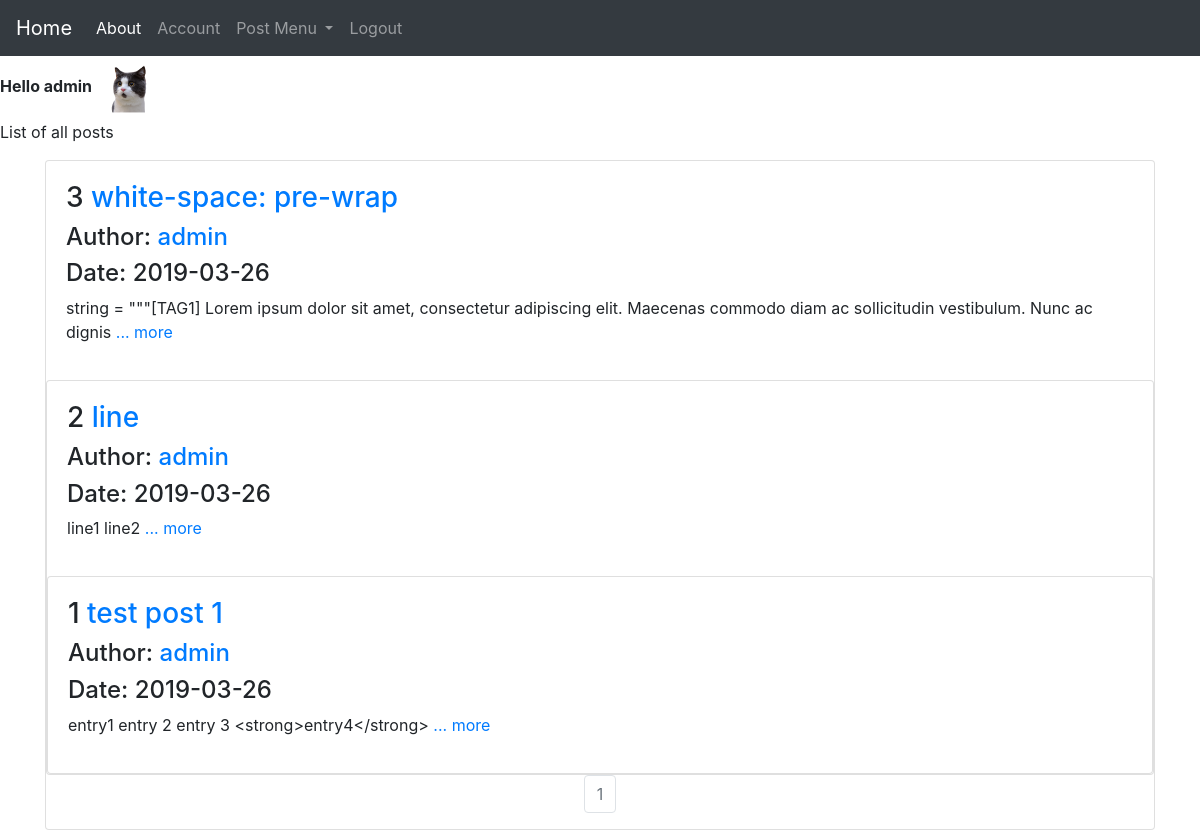
Page / (signed in) on the committed database.
### source/models.py (models this page shows, shortened)
class User(db.Model, UserMixin):
	__tablename__ = 'user_table'
	id = db.Column(db.Integer, primary_key=True)
	username = db.Column(db.String(30), unique=True, index =True, nullable=False)
	email = db.Column(db.String(40), unique=True, index =True, nullable=False)
	avatar = db.Column(db.String(30), nullable=False, default='default.png')
	password_hash = db.Column(db.String(128), nullable=False)
	post = db.relationship('Post', backref='author', lazy=True)

class Post(db.Model):
	__tablename__ = 'post_table'
	id = db.Column(db.Integer, primary_key=True)
	title = db.Column(db.String(30), nullable=False)
	date = db.Column(db.DateTime(), default=datetime.utcnow, nullable=False)
	content = db.Column(db.Text(), nullable=False)
	user_id = db.Column(db.String(30), db.ForeignKey('user_table.id'), nullable=False)

### source/core/views.py (the view)
@core.route('/')
def index():
    page = request.args.get('page', 1, type=int)
    posts = Post.query.order_by(Post.date.desc()).paginate(page=page, per_page=5)
    return render_template('index.html', posts=posts)

### source/models.py (called while the page is built)
@lm.user_loader
def load_user(user_id):
	return User.query.get(user_id)

### source/templates/index.html
{% extends 'base.html' %}
{% block content %}
<p>List of all posts</p>
  <div class="container">
    {% for post in posts.items %}
    <div class="card" >
	    <div class="card-body">
	        <h3>{{ post.id }} <a href="{{ url_for('post.show', post_id=post.id) }}"> {{post.title}}</a></h3>
	        <h4>Author: <a href="{{ url_for('user.posts', username=current_user.username) }}">{{post.author.username}}</a></h4>
	        <h4>Date: {{post.date.strftime('%Y-%m-%d')}}</h4>
	        <p>{{post.content[:180]}}
	        	<a href="{{ url_for('post.show', post_id=post.id) }}">... more</a>
			</p>
	    </div>
    {% endfor %}
    </div>
   </div>
<div class="container">
	<nav aria-label="Page navigation example">
     <ul class="pagination justify-content-center">
       {% for page_num in posts.iter_pages(left_edge=1, right_edge=1, left_current=1, right_current=2) %}
          {% if posts.page == page_num %}
          <li class="page-item disabled">
            <a class="page-link" href="{{ url_for('core.index', page=page_num) }}">{{ page_num }}</a></li>
          {% else %}
            <li class="page-item"><a class="page-link" href="{{ url_for('core.index', page=page_num) }}">{{ page_num }}</a></li>
          {% endif %}
      {% endfor %}
    </nav>
 </div>
{% endblock %}

### source/templates/base.html (shortened to what this page needs)
<!DOCTYPE html>
<html>
<head>
	<link rel="stylesheet" href="https://stackpath.bootstrapcdn.com/bootstrap/4.3.1/css/bootstrap.min.css">
	<link rel="stylesheet" href="static/basic.css">
</head>
<body>
	<nav class="navbar navbar-expand-lg navbar-dark bg-dark">
	  <a class="navbar-brand" href="{{ url_for('core.index') }}">Home</a>
	  <div class="collapse navbar-collapse" id="navbarSupportedContent">
	    <ul class="navbar-nav mr-auto">
	      <li class="nav-item active">
	        <a class="nav-link" href="{{ url_for('core.about') }}">About <span class="sr-only">(current)</span></a>
	      </li>
	      {% if current_user.is_authenticated %}
	      <li class="nav-item">
	        <a class="nav-link" href="{{ url_for('user.account', user_id=current_user.id) }}">Account</a>
	      </li>
	      <li class="nav-item dropdown">
	        <a class="nav-link dropdown-toggle" href="#" id="navbarDropdown" role="button" data-toggle="dropdown" aria-haspopup="true" aria-expanded="false">
	          Post Menu
	        </a>
	      </li>
	      <li class="nav-item">
	        <a class="nav-link" href="{{ url_for('user.logout') }}" tabindex="-1">Logout</a>
	      </li>
	      {% endif %}
	    </ul>
	  </div>
	</nav>
	{% if current_user.is_authenticated %}
	<strong>Hello {{current_user.username}}</strong>
	<img src="{{ url_for('static', filename='profile_pics/' + current_user.avatar) }}"  width="64" height="64">
	{% endif %}
{% block content %}
{% endblock %}
</body>
</html>

### rows in the picture
User: username "admin", avatar (placeholder picture)
Post: id "3", title "white-space: pre-wrap", author.username "admin", date "2019-03-26", content "string = \"\"\"[TAG1] Lorem ipsum dolor sit amet, consectetur adipiscing elit. Maecenas commodo diam ac sollicitudin vestibulum. Nunc ac dignis"
Post: id "2", title "line", author.username "admin", date "2019-03-26", content "line1 line2"
Post: id "1", title "test post 1", author.username "admin", date "2019-03-26", content "entry1 entry 2 entry 3 <strong>entry4</strong>"

### other values in the picture
{{ page_num }} "1"
